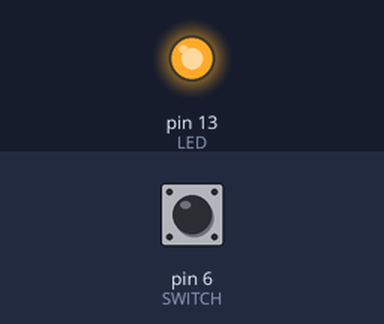
This sketch was run on a simulated Arduino Uno, built with avr-gcc and run on an emulated ATmega328P. On the bench: output pins drawn as LEDs (lit = HIGH). The test bench sets the inputs (shaded band); at power-on: pin 6 (SWITCH) LOW.

Above: at 1.2 s.
1.3 s: pin 6 (SWITCH) pulled HIGH for 0.15 s
At 1.37 s:
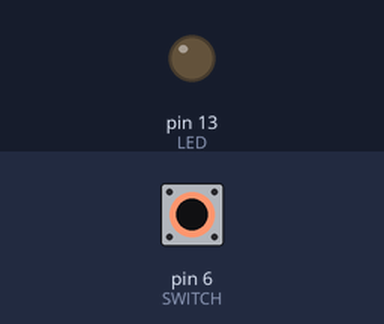
2.9 s: pin 6 (SWITCH) pulled HIGH for 3.2 s
At 7.1 s:
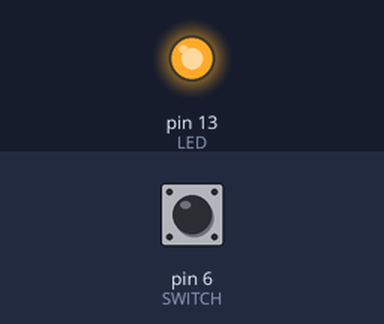
Timing chart, 0 to 8.6 s (numbered marks = the images above; inputs shaded):
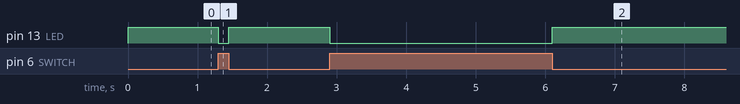

The sketch:

day2_exercise.ino
```cpp
#define LED 13
#define SWITCH 6

void setup() {
  // put your setup code here, to run once:
  pinMode(LED, OUTPUT);
  pinMode(SWITCH, INPUT);

}

void loop() {
  // put your main code here, to run repeatedly:
  if(digitalRead(SWITCH) == HIGH){
    digitalWrite(LED, LOW);
  }
  else{
    digitalWrite(LED, HIGH);
  }
}
```

Measured:
- after the input at 1.3 s, pin 13 (LED): HIGH → LOW at once, → HIGH 0.15 s later
- after the input at 2.9 s, pin 13 (LED): HIGH → LOW at once, → HIGH 3.2 s later
